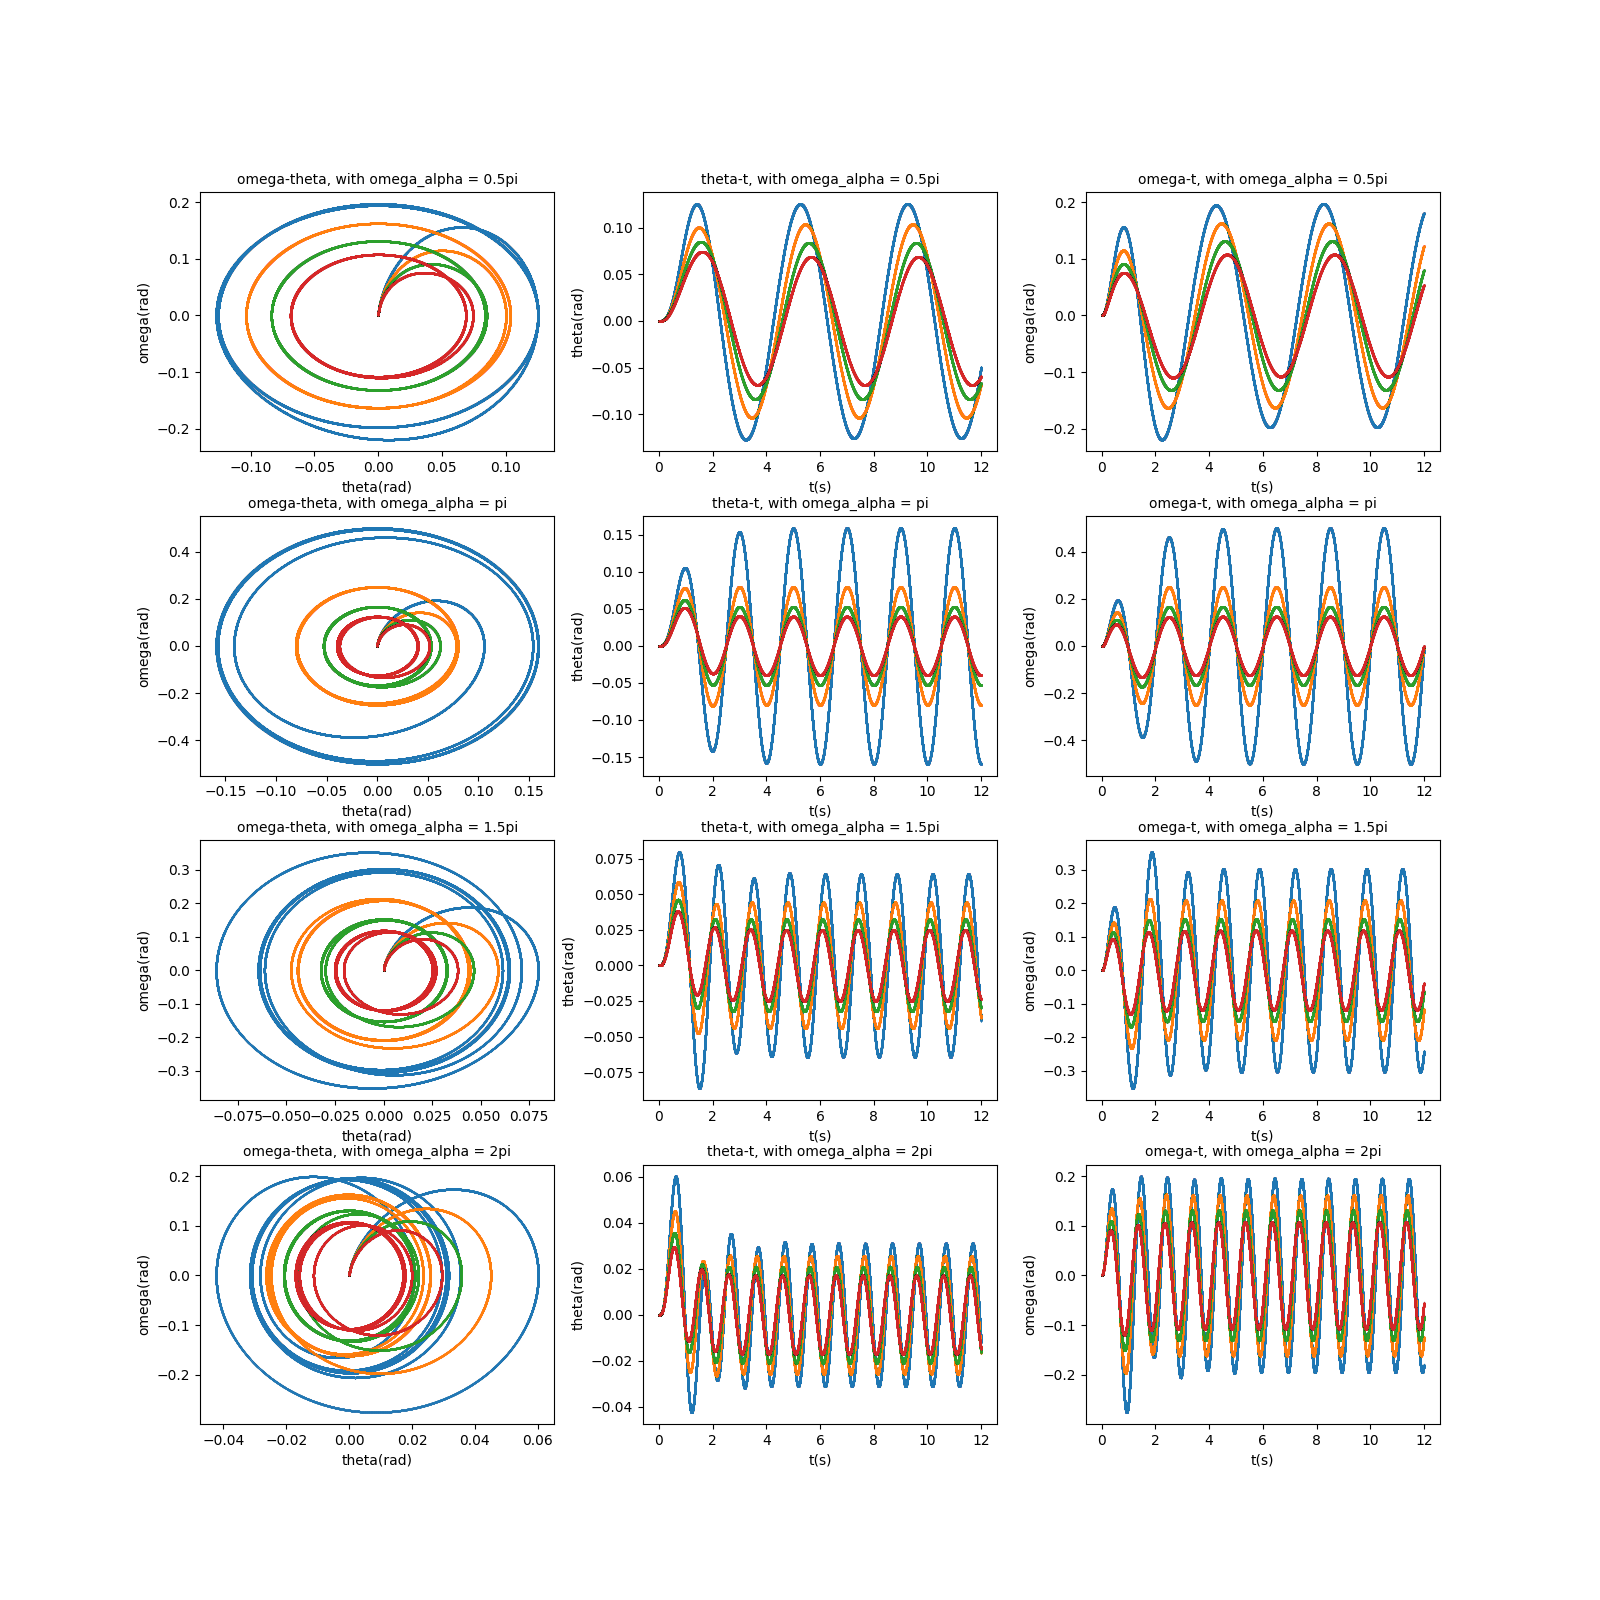

Python code for this plot:
import numpy as np
import matplotlib.pyplot as plt

# constants
g = 9.81    # gravitational field strength

# function of derivation (doing theta and omega at once)
def derivation(theta, omega, t, l, c, alpha_max, omega_alpha):
    dtheta_dh = omega
    domega_dh = -g * np.sin(theta) / l - c * omega + alpha_max * np.sin(omega_alpha * t)
    return dtheta_dh, domega_dh

#function of RK4
def rk4(theta, omega, t, h, l, c, alpha_max, omega_alpha):
    print(theta, omega)
    # calculation of k1 k2 k3 k4
    k1_theta, k1_omega = derivation(theta, omega, t, l, c, alpha_max, omega_alpha)
    k2_theta, k2_omega = derivation(theta + 0.5 * k1_theta * h, omega + 0.5 * k1_omega * h, t + 0.5 * h, l, c, alpha_max, omega_alpha)
    k3_theta, k3_omega = derivation(theta + 0.5 * k2_theta * h, omega + 0.5 * k2_omega * h, t + 0.5 * h, l, c, alpha_max, omega_alpha)
    k4_theta, k4_omega = derivation(theta + k3_theta * h, omega + k3_omega * h, t + h, l, c, alpha_max, omega_alpha)

    # calculation of result
    next_theta = theta + (h / 6) * (k1_theta + 2 * k2_theta + 2 * k3_theta + k4_theta)
    next_omega = omega + (h / 6) * (k1_omega + 2 * k2_omega + 2 * k3_omega + k4_omega)
    print(next_theta, next_omega)
    return next_theta, next_omega

#build figure and assignments
fig = plt.figure(figsize = (16, 16))
fig.subplots_adjust(wspace=0.25, hspace=0.25)
omega_theta_oa1 = fig.add_subplot(4, 3, 1)
plt.xlabel("theta(rad)", fontsize = 10)
plt.ylabel("omega(rad)", fontsize = 10)
plt.title("omega-theta, with omega_alpha = 0.5pi", fontsize = 10)
theta_t_oa1 = fig.add_subplot(4, 3, 2)
plt.xlabel("t(s)", fontsize = 10)
plt.ylabel("theta(rad)", fontsize = 10)
plt.title("theta-t, with omega_alpha = 0.5pi", fontsize = 10)
omega_t_oa1 = fig.add_subplot(4, 3, 3)
plt.xlabel("t(s)", fontsize = 10)
plt.ylabel("omega(rad)", fontsize = 10)
plt.title("omega-t, with omega_alpha = 0.5pi", fontsize = 10)
omega_theta_oa2 = fig.add_subplot(4, 3, 4)
plt.xlabel("theta(rad)", fontsize = 10)
plt.ylabel("omega(rad)", fontsize = 10)
plt.title("omega-theta, with omega_alpha = pi", fontsize = 10)
theta_t_oa2 = fig.add_subplot(4, 3, 5)
plt.xlabel("t(s)", fontsize = 10)
plt.ylabel("theta(rad)", fontsize = 10)
plt.title("theta-t, with omega_alpha = pi", fontsize = 10)
omega_t_oa2 = fig.add_subplot(4, 3, 6)
plt.xlabel("t(s)", fontsize = 10)
plt.ylabel("omega(rad)", fontsize = 10)
plt.title("omega-t, with omega_alpha = pi", fontsize = 10)
omega_theta_oa3 = fig.add_subplot(4, 3, 7)
plt.xlabel("theta(rad)", fontsize = 10)
plt.ylabel("omega(rad)", fontsize = 10)
plt.title("omega-theta, with omega_alpha = 1.5pi", fontsize = 10)
theta_t_oa3 = fig.add_subplot(4, 3, 8)
plt.xlabel("t(s)", fontsize = 10)
plt.ylabel("theta(rad)", fontsize = 10)
plt.title("theta-t, with omega_alpha = 1.5pi", fontsize = 10)
omega_t_oa3 = fig.add_subplot(4, 3, 9)
plt.xlabel("t(s)", fontsize = 10)
plt.ylabel("omega(rad)", fontsize = 10)
plt.title("omega-t, with omega_alpha = 1.5pi", fontsize = 10)
omega_theta_oa4 = fig.add_subplot(4, 3, 10)
plt.xlabel("theta(rad)", fontsize = 10)
plt.ylabel("omega(rad)", fontsize = 10)
plt.title("omega-theta, with omega_alpha = 2pi", fontsize = 10)
theta_t_oa4 = fig.add_subplot(4, 3, 11)
plt.xlabel("t(s)", fontsize = 10)
plt.ylabel("theta(rad)", fontsize = 10)
plt.title("theta-t, with omega_alpha = 2pi", fontsize = 10)
omega_t_oa4 = fig.add_subplot(4, 3, 12)
plt.xlabel("t(s)", fontsize = 10)
plt.ylabel("omega(rad)", fontsize = 10)
plt.title("omega-t, with omega_alpha = 2pi", fontsize = 10)

#control variable: c (from 2 to 8, step = 2)
#independent variables: initial theta = 0, initial omega = 0, l = 1, alpha_max = 1, omega_alpha = 0.5pi
initial_theta = 0
initial_omega = 0
l = 1
c = 2
c_step = 2
alpha_max = 1
omega_alpha = 0.5 * 3.1415926
while (c <= 8):
    ts = [0]
    h = 0.0001
    thetas = [initial_theta]
    omegas = [initial_omega]
    
    #set ending condition: when t = 12
    while (ts[-1] <= 12):
        t_next = ts[-1] + h
        theta_next, omega_next = rk4(thetas[-1], omegas[-1], ts[-1], h, l, c, alpha_max, omega_alpha)
        ts.append(t_next)
        thetas.append(theta_next)
        omegas.append(omega_next)
    omega_theta_oa1.plot(thetas, omegas, linewidth = 1, linestyle = "None", marker = ".", markersize = 0.2)
    theta_t_oa1.plot(ts, thetas, linewidth = 1, linestyle = "None", marker = ".", markersize = 0.2)
    omega_t_oa1.plot(ts, omegas, linewidth = 1, linestyle = "None", marker = ".", markersize = 0.2)
    c += c_step

#control variable: c (from 2 to 8, step = 2)
#independent variables: initial theta = 0, initial omega = 0, l = 1, alpha_max = 1, omega_alpha = pi
initial_theta = 0
initial_omega = 0
l = 1
c = 2
c_step = 2
alpha_max = 1
omega_alpha = 3.1415926
while (c <= 8):
    ts = [0]
    h = 0.0001
    thetas = [initial_theta]
    omegas = [initial_omega]
    
    #set ending condition: when t = 12
    while (ts[-1] <= 12):
        t_next = ts[-1] + h
        theta_next, omega_next = rk4(thetas[-1], omegas[-1], ts[-1], h, l, c, alpha_max, omega_alpha)
        ts.append(t_next)
        thetas.append(theta_next)
        omegas.append(omega_next)
    omega_theta_oa2.plot(thetas, omegas, linewidth = 1, linestyle = "None", marker = ".", markersize = 0.2)
    theta_t_oa2.plot(ts, thetas, linewidth = 1, linestyle = "None", marker = ".", markersize = 0.2)
    omega_t_oa2.plot(ts, omegas, linewidth = 1, linestyle = "None", marker = ".", markersize = 0.2)
    c += c_step

#control variable: c (from 2 to 8, step = 2)
#independent variables: initial theta = 0, initial omega = 0, l = 1, alpha_max = 1, omega_alpha = 1.5 * pi
initial_theta = 0
initial_omega = 0
l = 1
c = 2
c_step = 2
alpha_max = 1
omega_alpha = 1.5 * 3.1415926
while (c <= 8):
    ts = [0]
    h = 0.0001
    thetas = [initial_theta]
    omegas = [initial_omega]
    
    #set ending condition: when t = 12
    while (ts[-1] <= 12):
        t_next = ts[-1] + h
        theta_next, omega_next = rk4(thetas[-1], omegas[-1], ts[-1], h, l, c, alpha_max, omega_alpha)
        ts.append(t_next)
        thetas.append(theta_next)
        omegas.append(omega_next)
    omega_theta_oa3.plot(thetas, omegas, linewidth = 1, linestyle = "None", marker = ".", markersize = 0.2)
    theta_t_oa3.plot(ts, thetas, linewidth = 1, linestyle = "None", marker = ".", markersize = 0.2)
    omega_t_oa3.plot(ts, omegas, linewidth = 1, linestyle = "None", marker = ".", markersize = 0.2)
    c += c_step

#control variable: c (from 2 to 8, step = 2)
#independent variables: initial theta = 0, initial omega = 0, l = 1, alpha_max = 1, omega_alpha = 1.5 * pi
initial_theta = 0
initial_omega = 0
l = 1
c = 2
c_step = 2
alpha_max = 1
omega_alpha = 2 * 3.1415926
while (c <= 8):
    ts = [0]
    h = 0.0001
    thetas = [initial_theta]
    omegas = [initial_omega]
    
    #set ending condition: when t = 12
    while (ts[-1] <= 12):
        t_next = ts[-1] + h
        theta_next, omega_next = rk4(thetas[-1], omegas[-1], ts[-1], h, l, c, alpha_max, omega_alpha)
        ts.append(t_next)
        thetas.append(theta_next)
        omegas.append(omega_next)
    omega_theta_oa4.plot(thetas, omegas, linewidth = 1, linestyle = "None", marker = ".", markersize = 0.2)
    theta_t_oa4.plot(ts, thetas, linewidth = 1, linestyle = "None", marker = ".", markersize = 0.2)
    omega_t_oa4.plot(ts, omegas, linewidth = 1, linestyle = "None", marker = ".", markersize = 0.2)
    c += c_step

fig.savefig("Forced Damping Pendulum/LargeInitialAngleForcedDampingPendulum.png")